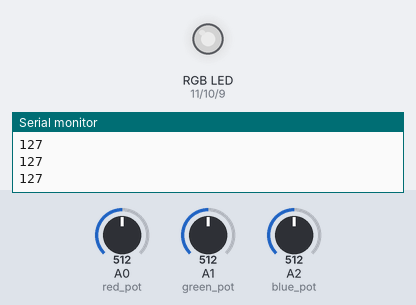
The sketch below on a simulated Arduino Uno, built with avr-gcc and run on an emulated ATmega328P. On the bench: an RGB LED mixed from three pins (HIGH = lit), the last lines printed to the serial monitor. The test bench sets the inputs (shaded band); at power-on: A0 (red_pot) = 512, A1 (green_pot) = 512, A2 (blue_pot) = 512. Dim RGB values are drawn brighter than linear.

Above: at 1.2 s.
1.3 s: A0 (red_pot) set to 716
At 2.4 s:
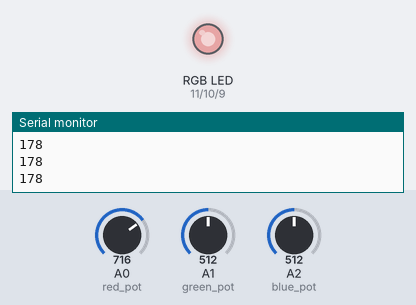
2.8 s: A1 (green_pot) set to 900
At 3.6 s:
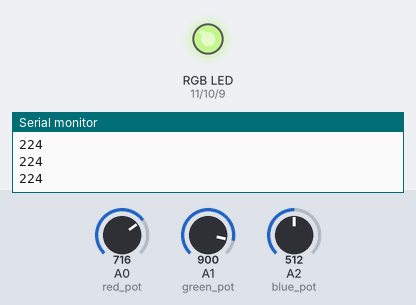
4.3 s: A2 (blue_pot) set to 1023
At 4.7 s:
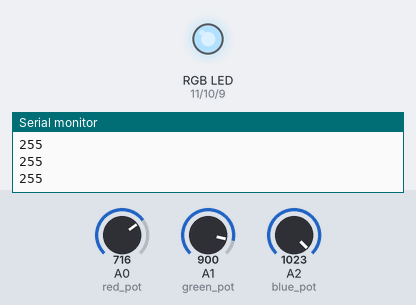
5.8 s: A0 (red_pot) set to 900
At 7.0 s:
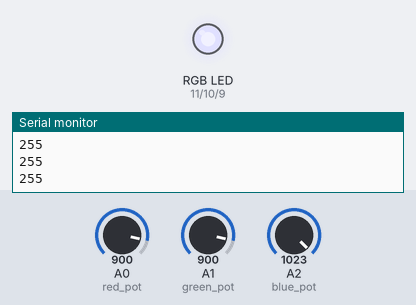
7.3 s: A1 (green_pot) set to 716
At 8.2 s:
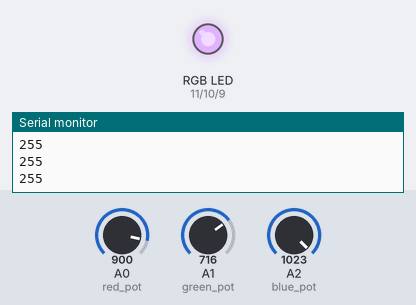
8.8 s: A2 (blue_pot) set to 716
At 9.4 s:
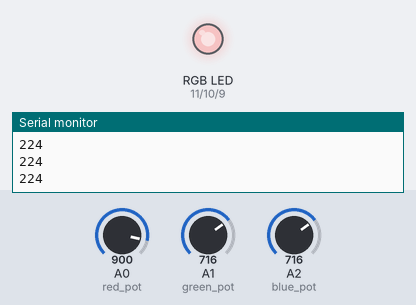
Timing chart, 0 to 11.3 s (numbered marks = the images above; inputs shaded):
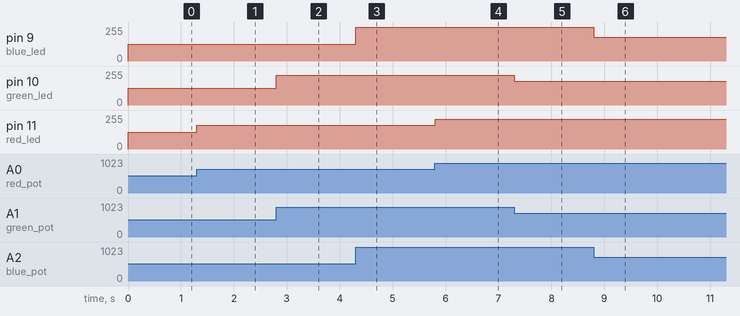

Measured:
- after the input at 1.3 s, pin 11 (red_led): 127/255 → 178/255 at once
- after the input at 2.8 s, pin 10 (green_led): 127/255 → 224/255 at once
- after the input at 4.3 s, pin 9 (blue_led): 127/255 → 255/255 at once
- after the input at 5.8 s, pin 11 (red_led): 178/255 → 224/255 at once
- after the input at 7.3 s, pin 10 (green_led): 224/255 → 178/255 at once
- after the input at 8.8 s, pin 9 (blue_led): 255/255 → 178/255 at once

The sketch:

analogRGBcontrol_v2.ino
```cpp
int red_pot = A0;
int green_pot = A1;
int blue_pot = A2;

int red_led = 11;
int green_led = 10;
int blue_led = 9;


void setup() {
  // put your setup code here, to run once:
  Serial.begin(9600);
  pinMode(red_pot, INPUT);  // initialize the pins
  pinMode(green_pot, INPUT);
  pinMode(blue_pot, INPUT);
  pinMode(red_led, OUTPUT);
  pinMode(green_led, OUTPUT);
  pinMode(blue_led, OUTPUT);
}

void loop() {
  // put your main code here, to run repeatedly:
  int red_read = map(analogRead(red_pot), 0, 1023, 0, 255);     // reading the values of the potentiometers and mapping them
  int green_read = map(analogRead(green_pot), 0, 1023, 0, 255);
  int blue_read = map(analogRead(blue_pot), 0, 1023, 0, 255);
  setColor(red_read, green_read, blue_read);  //call the setColor function in order to light up the leds accordingly to the mapped values
  Serial.println(max(max(red_read, green_read), blue_read));  //a little debugging help ;3
}

void setColor(int red, int green, int blue)
{
  analogWrite(red_led, red);
  analogWrite(green_led, green);
  analogWrite(blue_led, blue);
}
```
